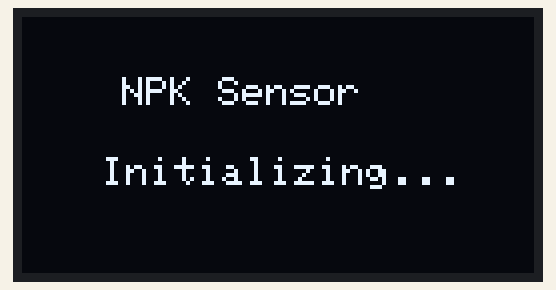
A sketch run on a simulated Arduino Uno, built with avr-gcc and run on an emulated ATmega328P. Shown: 128×64 one-colour display. What the sketch prints to the serial monitor is not drawn.

Above: at 0.6 s.
At 4.7 s:
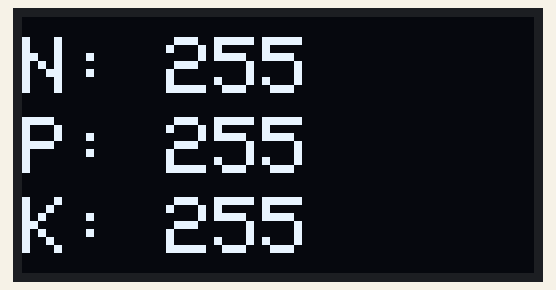

The sketch:

Crop_Recommendation.ino
```cpp
#include <SoftwareSerial.h>
#include <Wire.h>
#include <Adafruit_GFX.h>
#include <Adafruit_SSD1306.h>

#define SCREEN_WIDTH 128
#define SCREEN_HEIGHT 64
#define OLED_RESET -1
Adafruit_SSD1306 display(SCREEN_WIDTH, SCREEN_HEIGHT, &Wire, OLED_RESET);

#define RE 8
#define DE 7

const byte nitro[] = {0x01,0x03,0x00,0x1e,0x00,0x01,0xe4,0x0c};
const byte phos[]  = {0x01,0x03,0x00,0x1f,0x00,0x01,0xb5,0xcc};
const byte pota[]  = {0x01,0x03,0x00,0x20,0x00,0x01,0x85,0xc0};

byte values[11];

SoftwareSerial mod(2,3);

void setup() {

  Serial.begin(9600);
  mod.begin(9600);

  pinMode(RE, OUTPUT);
  pinMode(DE, OUTPUT);

  display.begin(SSD1306_SWITCHCAPVCC, 0x3C);
  delay(500);

  display.clearDisplay();
  display.setTextSize(1);
  display.setTextColor(WHITE);
  display.setCursor(25,15);
  display.println("NPK Sensor");
  display.setCursor(20,35);
  display.println("Initializing...");
  display.display();
  delay(3000);
}

void loop() {

  int N = (int)nitrogen();
  delay(250);
  int P = (int)phosphorous();
  delay(250);
  int K = (int)potassium();
  delay(250);

  Serial.print(N);
  Serial.print(",");
  Serial.print(P);
  Serial.print(",");
  Serial.println(K);

  display.clearDisplay();

  display.setTextSize(2);
  display.setCursor(0,5);
  display.print("N: ");
  display.print(N);

  display.setCursor(0,25);
  display.print("P: ");
  display.print(P);

  display.setCursor(0,45);
  display.print("K: ");
  display.print(K);

  display.display();

  delay(2000);
}

// ================= SENSOR FUNCTIONS =================

byte nitrogen(){
  digitalWrite(DE,HIGH);
  digitalWrite(RE,HIGH);
  delay(10);

  mod.write(nitro,sizeof(nitro));

  digitalWrite(DE,LOW);
  digitalWrite(RE,LOW);

  delay(100);

  for(byte i=0;i<7;i++){
    values[i] = mod.read();
  }

  return values[4];
}

byte phosphorous(){
  digitalWrite(DE,HIGH);
  digitalWrite(RE,HIGH);
  delay(10);

  mod.write(phos,sizeof(phos));

  digitalWrite(DE,LOW);
  digitalWrite(RE,LOW);

  delay(100);

  for(byte i=0;i<7;i++){
    values[i] = mod.read();
  }

  return values[4];
}

byte potassium(){
  digitalWrite(DE,HIGH);
  digitalWrite(RE,HIGH);
  delay(10);

  mod.write(pota,sizeof(pota));

  digitalWrite(DE,LOW);
  digitalWrite(RE,LOW);

  delay(100);

  for(byte i=0;i<7;i++){
    values[i] = mod.read();
  }

  return values[4];
}
```

Measured:
- what the display in image 0 shows lasts 4.1 s, from 0.6 s to 4.7 s
